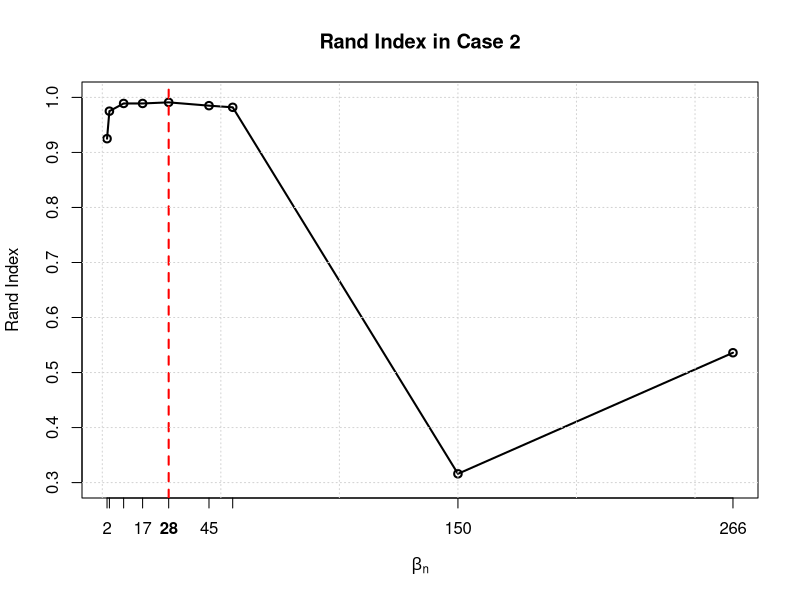

This chart was generated by the following R code:
# Parameters
n <- 800

# Y-axis data (updated)
y <- c(0.925, 0.975, 0.989, 0.989, 0.991, 0.985, 0.982, 0.316, 0.536)

# X-axis data (actual values)
x <- c(
  2,
  floor(n^(1/5)), floor(n^(1/3)), floor(n^(3/7)), floor(n^(1/2)),
  floor(n^(4/7)), floor(n^(3/5)), floor(n^(3/4)), floor(n / 3)
)

# Plot
plot(x, y,
     type = "o", lwd = 2,
     xaxt = "n", ylim = c(0.3, 1),  # adjust y-limit for new data
     xlab = expression(beta[n]), 
     ylab = "Rand Index",
     main = "Rand Index in Case 2"
)

# X-axis
axis(1, at = x, labels = x)

# Emphasize the point at beta_n = 28
mtext("28", side = 1, at = 28, line = 1, col = "black", font = 2)
abline(v = 28, col = "red", lty = 2, lwd = 2)

# Add grid
grid()
